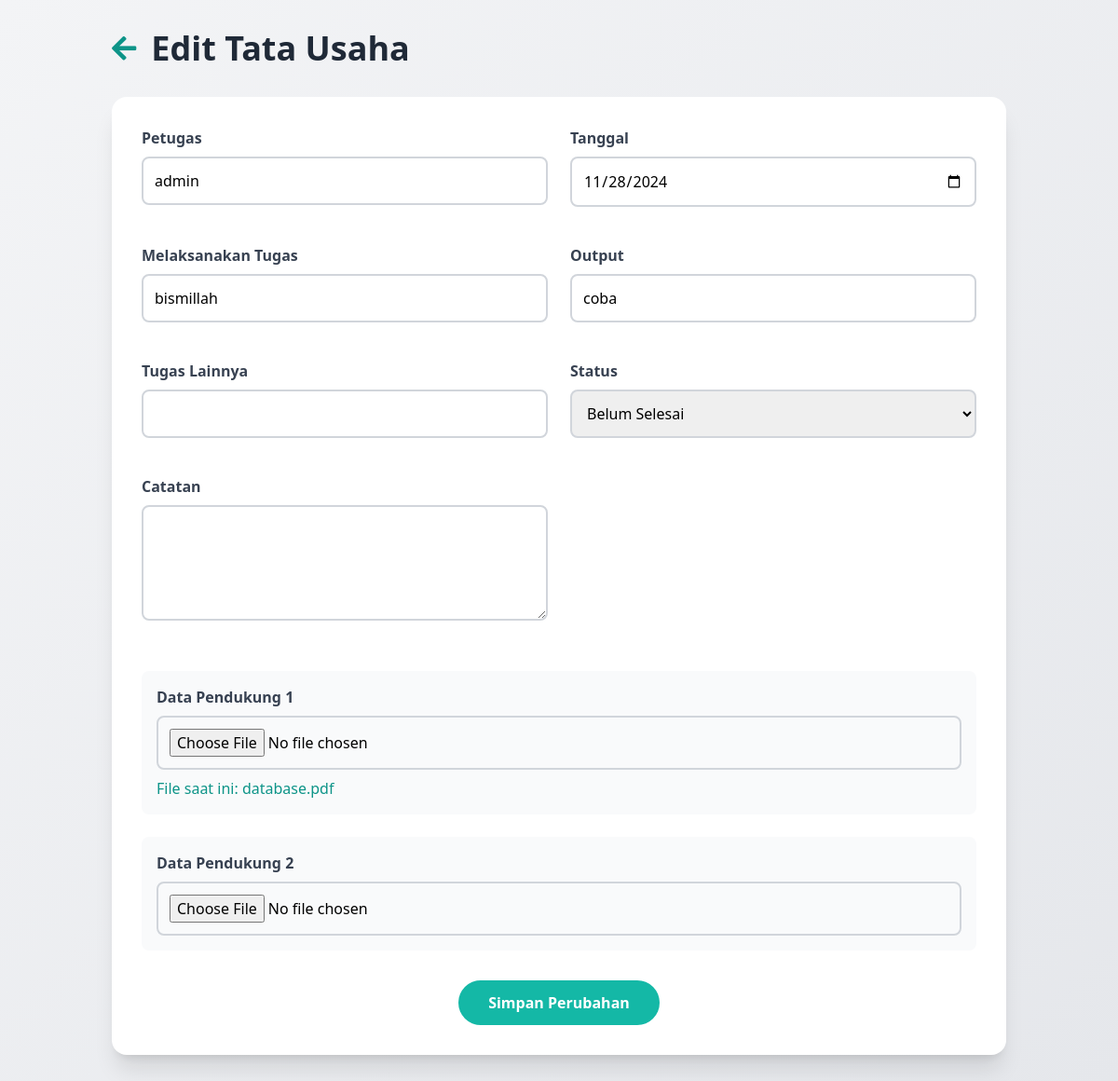
The page /edit_disetujui.php?id=2 on the database its author committed.
### tables this page shows
CREATE TABLE `tata_usaha` (
  `id` int(11) NOT NULL,
  `tanggal` date NOT NULL,
  `petugas` varchar(100) NOT NULL,
  `melaksanakan_tugas` text NOT NULL,
  `output` text NOT NULL,
  `tugas_lainnya` text DEFAULT NULL,
  `catatan` text DEFAULT NULL,
  `data_dukung_1` varchar(255) DEFAULT NULL,
  `data_dukung_2` varchar(255) DEFAULT NULL,
  `approved_at` timestamp NULL DEFAULT NULL,
  `approved_by` int(11) DEFAULT NULL,
  `created_at` timestamp NOT NULL DEFAULT current_timestamp(),
  `created_by` int(11) NOT NULL,
  `status` set('belum selesai','sudahselesai','konsep','Menunggu Revisi','Sudah Direvisi','Menunggu Persetujuan') DEFAULT NULL,
  `status_user` varchar(50) DEFAULT NULL,
  `status_approval` enum('belum selesai','sudahselesai','konsep','Menunggu Revisi','Sudah Direvisi','Menunggu Persetujuan') DEFAULT 'belum selesai',
  `updated_at` timestamp NULL DEFAULT NULL ON UPDATE current_timestamp(),
  `user_id` int(11) NOT NULL,
  `catatan_revisi` text DEFAULT NULL
);

### edit_disetujui.php (the view, shortened to what this page needs)
<?php
$servername = "localhost";
$username = "root";
$password = "";
$dbname = "logbook1";
$conn = new mysqli($servername, $username, $password, $dbname);
if (isset($_GET['id'])) {
    $id = $_GET['id'];
    $result = $conn->query("SELECT t.*, u.role as user_role
                           FROM tata_usaha t
                           LEFT JOIN users u ON t.petugas = u.username
                           WHERE t.id = $id");
    $row = $result->fetch_assoc();
    $editingPetugas = $row['petugas'];
}
$sqlPetugasRole = "SELECT role FROM users WHERE username = ?";
$stmtPetugasRole = $conn->prepare($sqlPetugasRole);
$stmtPetugasRole->bind_param("s", $row['petugas']);
$stmtPetugasRole->execute();
$resultPetugasRole = $stmtPetugasRole->get_result();
if ($resultPetugasRole->num_rows > 0) {
    $petugasRole = $resultPetugasRole->fetch_assoc()['role'];
}
?>
<!DOCTYPE html>
<html lang="en">
<head>
    <script src="https://cdn.tailwindcss.com"></script>
    <link rel="stylesheet" href="https://cdnjs.cloudflare.com/ajax/libs/font-awesome/5.15.3/css/all.min.css">
</head>
<body class="bg-gradient-to-br from-gray-100 to-gray-200 min-h-screen">
    <div class="container mx-auto p-8 fade-in">
        <a href="tata_usaha_detail.php?petugas=<?= urlencode($row['petugas']) ?>"
           class="flex items-center mb-8 hover-scale inline-block">
            <i class="fas fa-arrow-left text-3xl text-teal-600 mr-4"></i>
            <h1 class="text-4xl font-bold text-gray-800">Edit Tata Usaha</h1>
        </a>
        <form method="POST" enctype="multipart/form-data"
              class="bg-white shadow-xl rounded-2xl p-8 hover-scale">
            <div class="grid grid-cols-1 md:grid-cols-2 gap-6">
                <div class="mb-4">
                    <label class="block text-gray-700 font-semibold mb-2">Petugas</label>
                    <?php if ($petugasRole === 'tes'): ?>
                        <select name="petugas"
                                class="input-animation w-full border-2 border-gray-300 rounded-lg p-3 focus:border-teal-500 focus:outline-none"
                                required>
                            <?php
                            $sql_admin_petugas = "SELECT DISTINCT username FROM users WHERE role = 'admin'";
                            $result_admin_petugas = $conn->query($sql_admin_petugas);
                            while($admin_row = $result_admin_petugas->fetch_assoc()) {
                                $selected = ($editingPetugas === $admin_row['username']) ? 'selected' : '';
                                echo "<option value='" . htmlspecialchars($admin_row['username']) . "' {$selected}>"
                                     . htmlspecialchars($admin_row['username']) . "</option>";
                            }
                            ?>
                        </select>
                    <?php else: ?>
                        <input type="text" name="petugas"
                               value="<?= htmlspecialchars($editingPetugas) ?>"
                               class="input-animation w-full border-2 border-gray-300 rounded-lg p-3 focus:border-teal-500 focus:outline-none"
                               readonly>
                    <?php endif; ?>
                </div>
                <div class="mb-4">
                    <label class="block text-gray-700 font-semibold mb-2">Tanggal</label>
                    <input type="date" name="tanggal"
                           value="<?= htmlspecialchars($row['tanggal']) ?>"
                           max="<?= date('Y-m-d'); ?>"
                           class="input-animation w-full border-2 border-gray-300 rounded-lg p-3 focus:border-teal-500 focus:outline-none"
                           required>
                </div>
                <div class="mb-4">
                    <label class="block text-gray-700 font-semibold mb-2">Melaksanakan Tugas</label>
                    <input type="text" name="melaksanakan_tugas" value="<?= htmlspecialchars($row['melaksanakan_tugas']) ?>"
                           class="input-animation w-full border-2 border-gray-300 rounded-lg p-3 focus:border-teal-500 focus:outline-none" required>
                </div>
                <div class="mb-4">
                    <label class="block text-gray-700 font-semibold mb-2">Output</label>
                    <input type="text" name="output" value="<?= htmlspecialchars($row['output']) ?>"
                           class="input-animation w-full border-2 border-gray-300 rounded-lg p-3 focus:border-teal-500 focus:outline-none" required>
                </div>
                <div class="mb-4">
                    <label class="block text-gray-700 font-semibold mb-2">Tugas Lainnya</label>
                    <input type="text" name="tugas_lainnya" value="<?= htmlspecialchars($row['tugas_lainnya']) ?>"
                           class="input-animation w-full border-2 border-gray-300 rounded-lg p-3 focus:border-teal-500 focus:outline-none">
                </div>
                <?php if ($petugasRole === 'admin'): ?>
                    <div class="mb-4">
                        <label class="block text-gray-700 font-semibold mb-2">Status</label>
                        <select name="status"
                                class="input-animation w-full border-2 border-gray-300 rounded-lg p-3 focus:border-teal-500 focus:outline-none">
                            <option value="belum_selesai" <?= $row['status'] === 'belum_selesai' ? 'selected' : '' ?>>
                                Belum Selesai
                            </option>
                        </select>
                    </div>
                <?php else: ?>
                    <input type="hidden" name="status" value="<?= htmlspecialchars($row['status']) ?>">
                <?php endif; ?>
                <div class="mb-4">
                    <label class="block text-gray-700 font-semibold mb-2">Catatan</label>
                    <textarea name="catatan"
                              class="input-animation w-full border-2 border-gray-300 rounded-lg p-3 focus:border-teal-500 focus:outline-none"
                              rows="4"><?= htmlspecialchars($row['catatan']) ?></textarea>
                </div>
            </div>
            <div class="mt-8 space-y-6">
                <div class="p-4 bg-gray-50 rounded-lg">
                    <label class="block text-gray-700 font-semibold mb-2">Data Pendukung 1</label>
                    <input type="file" name="data_dukung_1"
                           class="input-animation w-full border-2 border-gray-300 rounded-lg p-3 focus:border-teal-500 focus:outline-none">
                    <?php if (!empty($row['data_dukung_1'])): ?>
                        <p class="mt-2 text-teal-600">File saat ini: <?= htmlspecialchars(basename($row['data_dukung_1'])) ?></p>
                    <?php endif; ?>
                </div>
                <div class="p-4 bg-gray-50 rounded-lg">
                    <label class="block text-gray-700 font-semibold mb-2">Data Pendukung 2</label>
                    <input type="file" name="data_dukung_2"
                           class="input-animation w-full border-2 border-gray-300 rounded-lg p-3 focus:border-teal-500 focus:outline-none">
                </div>
            </div>
            <div class="mt-8 text-center">
                <button type="submit"
                        class="btn-animation bg-teal-500 text-white font-bold py-3 px-8 rounded-full hover:bg-teal-600">
                    Simpan Perubahan
                </button>
            </div>
        </form>
    </div>
</body>
</html>

### edit_disetujui.php (style rules this page uses)
.fade-in { animation: fadeIn 0.5s ease-in; }
.hover-scale { transition: transform 0.2s; }
.input-animation { transition: all 0.3s ease; }
.btn-animation { transition: all 0.3s ease; }

### rows shown on the page
tata_usaha: petugas "admin", tanggal "11/28/2024", melaksanakan_tugas "bismillah", output "coba", data_dukung_1 "database.pdf"
